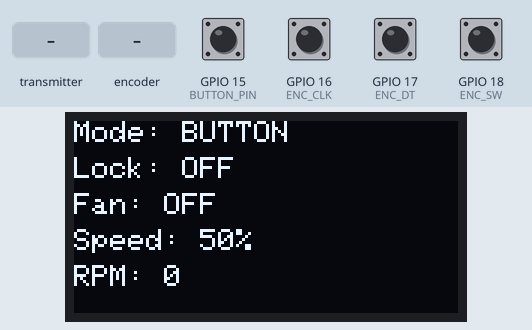
The sketch below on a simulated ESP32. Shown: 128×64 one-colour display. The test bench sets the inputs (shaded band); at power-on: GPIO 15 (BUTTON_PIN), GPIO 16 (ENC_CLK), GPIO 17 (ENC_DT), GPIO 18 (ENC_SW) HIGH. What the sketch prints to the serial monitor is not drawn.

Above: at 2.5 s.
2.6 s: the transmitter starts sending mode = 64
At 3.4 s:
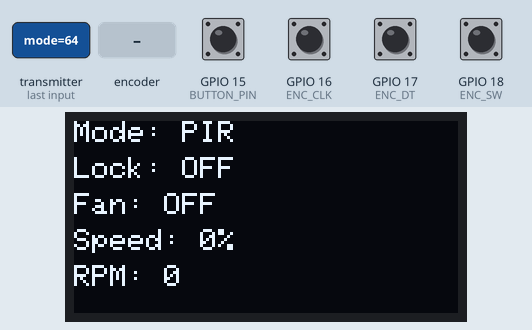
4.1 s: the transmitter starts sending fanOn = 1
At 5.3 s:
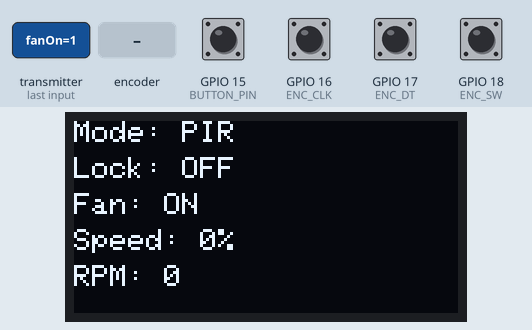
5.6 s: the transmitter starts sending childLock = 1
At 6.8 s:
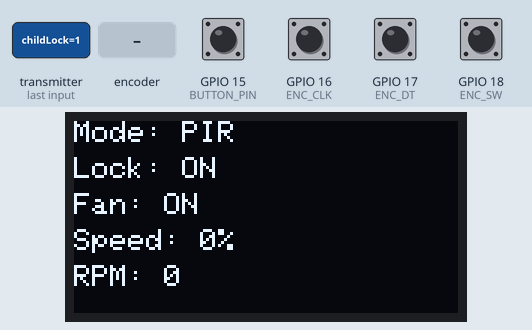
7.1 s: the transmitter starts sending mode = 0
At 7.9 s:
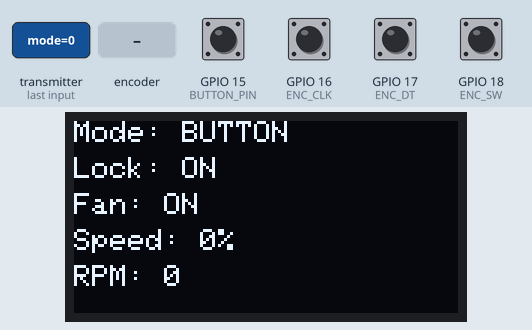
8.6 s: rotary encoder on GPIO 16 (ENC_CLK) / GPIO 17 (ENC_DT) turned 1 step (first pin leading)
At 9.4 s:
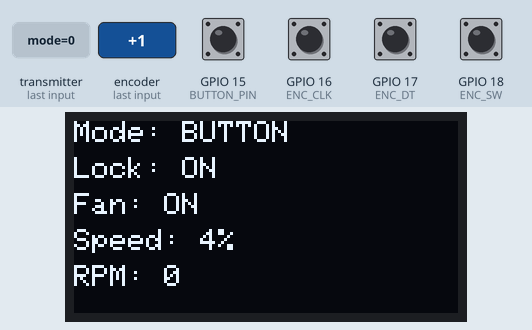
10.3 s: GPIO 18 (ENC_SW) pulled LOW for 0.15 s
At 10.48 s:
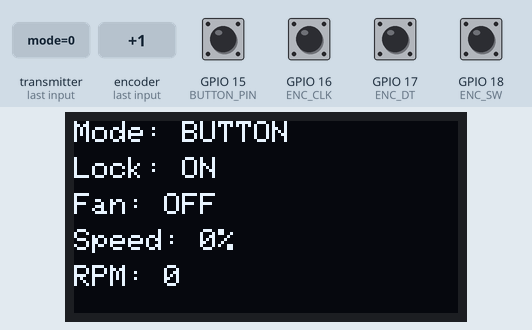
Timing chart, 0 to 13.1 s (numbered marks = the images above; inputs shaded):
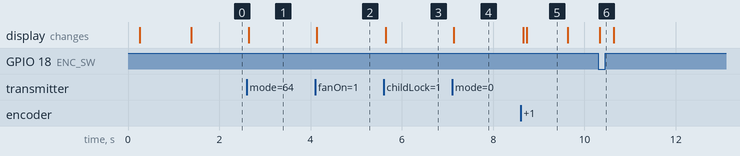

Measured:
- after the input at 2.6 s, the display: changes at once (image 1)
- after the input at 4.1 s, the display: changes at once (image 2)
- after the input at 5.6 s, the display: changes at once (image 3)
- after the input at 7.1 s, the display: changes at once (image 4)
- after the input at 8.6 s, the display: first changes after 0.06 s (image 5 shows a later state)
- after the input at 10.3 s, the display: changes at once (image 6)
- what the display in image 5 shows lasts 0.9 s, from 8.7 s to 9.6 s

The sketch:

sketch_aug10a.ino
```cpp
/*
 * ファンコントローラー - 最終版（全操作でOLED更新・デュアルコア対応）
 * Core 0: OLED表示専用タスク
 * Core 1: BLE/ESP-NOW/ファン制御メイン処理
 *
 * 切り替え方法：
 *   #define IS_REMOTE 0  → 本体モード
 *   #define IS_REMOTE 1  → リモコンモード
 */

#include <BLEDevice.h>
#include <BLEServer.h>
#include <BLEUtils.h>
#include <BLE2902.h>
#include <esp_now.h>
#include <WiFi.h>
#include <Wire.h>
#include <Adafruit_SSD1306.h>

// ============================================================
// モード選択
// ============================================================
#define IS_REMOTE 1  // 0:本体モード, 1:リモコンモード

// ============================================================
// ピン定義
// ============================================================
#define OLED_SDA    21
#define OLED_SCL    22

#if !IS_REMOTE
  #define BUTTON_PIN 15
  #define PIR_PIN    18
  #define PWM_PIN     5
  #define FAN_TACH   16
#else
  #define ENC_CLK    16
  #define ENC_DT     17
  #define ENC_SW     18
  #define BUTTON_PIN 15
#endif

// ============================================================
// ESP-NOW設定
// ============================================================
#if IS_REMOTE
  uint8_t partnerMac[] = {0xFF, 0xFF, 0xFF, 0xFF, 0xFF, 0xFF};  // 本体のMAC
#else
  uint8_t partnerMac[] = {0xFF, 0xFF, 0xFF, 0xFF, 0xFF, 0xFF};  // リモコンのMAC
#endif

// ============================================================
// 共通構造体
// ============================================================
typedef struct {
  bool fanOn;
  bool childLock;
  uint8_t mode;
  uint8_t speedPercent;
  uint16_t rpm;
  uint16_t pirDelay;
  bool bleConnected;
} StatusPacket;

typedef struct {
  uint8_t command;  // 1=ON,2=OFF,3=SPEED_SET,6=MODE,7=LOCK,8=STATUS_REQ
  int value;
} RemoteCommand;

// ============================================================
// BLE設定（本体モードのみ）
// ============================================================
#if !IS_REMOTE
  #define SERVICE_UUID        "3fb5626e-27b5-4cb9-b6ff-924b70f13215"
  #define CHARACTERISTIC_UUID "5dfaf517-f077-428d-b909-de9e321d1667"
  BLEServer* pServer = nullptr;
  BLECharacteristic* pCharacteristic = nullptr;
  bool deviceConnected = false;
#endif

// ============================================================
// OLED表示
// ============================================================
Adafruit_SSD1306 display(128, 64, &Wire, -1);

// ============================================================
// グローバル変数
// ============================================================
bool fanOn = false;
bool childLock = false;
uint8_t currentMode = 0;
uint8_t speedPercent = 17;
uint16_t rpm = 0;
uint16_t pirDelay = 5;

StatusPacket status;
unsigned long lastSyncTime = 0;
const unsigned long SYNC_INTERVAL_MS = 200;

// デュアルコア通信用
TaskHandle_t displayTaskHandle = NULL;
volatile bool displayNeedsUpdate = true;  // 表示更新フラグ

// ============================================================
// リモコンモード用変数
// ============================================================
#if IS_REMOTE
  int localSpeedPercent = 50;
  bool localFanOn = false;
  int lastEncoded = 0;
  int encoderSteps = 0;
  unsigned long lastEncoderChange = 0;
  unsigned long lastButtonPress = 0;
  #define DEBOUNCE_MS 50
  #define ENCODER_STEPS_PER_CLICK 2
#endif

// ============================================================
// プロトタイプ宣言
// ============================================================
void updateDisplay();
void sendStatus();
void processRemoteCommand(RemoteCommand& cmd);
void displayTask(void *pvParameters);
void requestDisplayUpdate();

// 表示更新を要求する関数
void requestDisplayUpdate() {
  displayNeedsUpdate = true;
}

// ============================================================
// ファン制御（本体モードのみ）
// ============================================================
#if !IS_REMOTE
  const int STOP = 0;
  const int PWM_FREQ = 25000;
  const int PWM_RES = 8;

  int pwm4pin(int val) { return 255 - val; }

  void fanStartup() {
    int SPEED = map(speedPercent, 0, 100, 0, 255);
    ledcWrite(PWM_PIN, pwm4pin(SPEED));
    delay(1000);
    requestDisplayUpdate();
  }

  void setFanSpeed(int percent) {
    speedPercent = constrain(percent, 0, 100);
    int pwmVal = map(speedPercent, 0, 100, 0, 255);
    if (fanOn) ledcWrite(PWM_PIN, pwm4pin(pwmVal));
    requestDisplayUpdate();
  }

  void fanOff() {
    ledcWrite(PWM_PIN, pwm4pin(STOP));
    requestDisplayUpdate();
  }

  volatile unsigned long lastPulseTime = 0;
  volatile unsigned long lastDif = 0;
  float smoothRPM = 0.0f;

  void IRAM_ATTR tachISR() {
    unsigned long now = micros();
    unsigned long dif = now - lastPulseTime;
    if (lastPulseTime == 0 || dif >= 3000) {
      lastDif = dif;
      lastPulseTime = now;
    }
  }

  void updateRPM() {
    unsigned long oldRpm = rpm;
    if (lastPulseTime != 0 && (millis() - (lastPulseTime / 1000UL) > 1000)) {
      rpm = 0;
      smoothRPM = 0;
    } else {
      noInterrupts();
      unsigned long dif = lastDif;
      interrupts();
      if (dif != 0) {
        uint32_t instantRPM = (uint32_t)(60000000ULL / ((uint64_t)dif * 2ULL));
        if (instantRPM >= 30 && instantRPM <= 3200) {
          float alpha = (instantRPM > smoothRPM) ? 0.7f : 0.3f;
          smoothRPM = alpha * instantRPM + (1.0f - alpha) * smoothRPM;
          rpm = (int)(smoothRPM + 0.5f);
        }
      }
    }
    if (oldRpm != rpm) requestDisplayUpdate();
  }

  void handleManualButton() {
    static unsigned long lastButtonState = HIGH;
    bool currentButtonState = digitalRead(BUTTON_PIN);
    if (lastButtonState == HIGH && currentButtonState == LOW && !childLock) {
      fanOn = !fanOn;
      if (fanOn) fanStartup();
      else fanOff();
      sendStatus();
      requestDisplayUpdate();
      delay(50);
    }
    lastButtonState = currentButtonState;
  }

  void handlePIR() {
    static unsigned long pirOffTime = 0;
    unsigned long now = millis();
    if (currentMode == 1) {
      bool pirInput = digitalRead(PIR_PIN);
      if (pirInput) {
        if (pirOffTime != 0) {
          pirOffTime = 0;
          requestDisplayUpdate();
        }
        if (!fanOn) {
          fanOn = true;
          fanStartup();
          sendStatus();
          requestDisplayUpdate();
        }
      } else if (fanOn) {
        if (pirOffTime == 0) {
          pirOffTime = now;
          requestDisplayUpdate();
        }
        if (now - pirOffTime >= (pirDelay * 1000UL)) {
          fanOn = false;
          fanOff();
          sendStatus();
          pirOffTime = 0;
          requestDisplayUpdate();
        }
      }
    }
  }
#endif

// ============================================================
// OLED表示（両コアから呼び出し可能）
// ============================================================
void updateDisplay() {
  display.clearDisplay();
  display.setTextSize(1);
  display.setTextColor(SSD1306_WHITE);

#if IS_REMOTE
   display.setCursor(0, 0);
  display.print(F("Mode: "));
  display.println(currentMode == 0 ? F("BUTTON") : F("PIR"));

  display.setCursor(0, 12);
  display.print(F("Lock: "));
  display.println(childLock ? F("ON") : F("OFF"));

  display.setCursor(0, 24);
  display.print(F("Fan: "));
  display.println(localFanOn ? F("ON") : F("OFF"));

  display.setCursor(0, 36);
  display.print(F("Speed: "));
  display.print(localSpeedPercent);
  display.println(F("%"));

  display.setCursor(0, 48);
  display.print(F("RPM: "));
  display.println(rpm);

  display.setCursor(80, 0);
 // display.print(deviceConnected ? F("BLE") : F("---"));
#else
  display.setCursor(0, 0);
  display.print(F("Mode: "));
  display.println(currentMode == 0 ? F("BUTTON") : F("PIR"));
  display.setCursor(0, 12);
  display.print(F("Lock: "));
  display.println(childLock ? F("ON") : F("OFF"));
  display.setCursor(0, 24);
  display.print(F("PIR: "));
  display.print(pirDelay);
  display.println(F("s"));
  display.setCursor(0, 36);
  display.print(F("Fan: "));
  display.println(fanOn ? F("ON") : F("OFF"));
  display.setCursor(0, 48);
  display.print(F("Speed: "));
  display.print(speedPercent);
  display.println(F("%"));
  display.setCursor(0, 56);
  display.print(F("RPM: "));
  display.println(rpm);
  display.setCursor(80, 0);
  display.print(deviceConnected ? F("BLE") : F("---"));
#endif

  display.display();
}

// ============================================================
// Core 0で動作するOLED表示タスク
// ============================================================
void displayTask(void *pvParameters) {
  unsigned long lastDrawTime = 0;

  while(1) {
    if (displayNeedsUpdate && (millis() - lastDrawTime >= 50)) {
      updateDisplay();
      displayNeedsUpdate = false;
      lastDrawTime = millis();
    }
    vTaskDelay(10 / portTICK_PERIOD_MS);
  }
}

// ============================================================
// ESP-NOW通信
// ============================================================
void sendStatus() {
#if !IS_REMOTE
  status.fanOn = fanOn;
  status.childLock = childLock;
  status.mode = currentMode;
  status.speedPercent = speedPercent;
  status.rpm = rpm;
  status.pirDelay = pirDelay;
  status.bleConnected = deviceConnected;
  esp_now_send(partnerMac, (uint8_t*)&status, sizeof(status));
#endif
}

#if !IS_REMOTE
void processRemoteCommand(RemoteCommand& cmd) {
  bool changed = false;
  switch(cmd.command) {
    case 1:
      fanOn = true;
      fanStartup();
      changed = true;
      break;
    case 2:
      fanOn = false;
      fanOff();
      changed = true;
      break;
    case 3:
      if (speedPercent != constrain(cmd.value, 0, 100)) {
        speedPercent = constrain(cmd.value, 0, 100);
        if (fanOn) setFanSpeed(speedPercent);
        changed = true;
      }
      break;
    case 6:
      currentMode = (currentMode == 0) ? 1 : 0;
      changed = true;
      break;
    case 7:
      childLock = !childLock;
      changed = true;
      break;
    case 8:
      sendStatus();
      break;
  }
  if (changed) {
    sendStatus();
    requestDisplayUpdate();
  }
}
#endif

void onDataRecv(const esp_now_recv_info_t *info, const uint8_t *data, int len) {
#if IS_REMOTE
  if (len == sizeof(StatusPacket)) {
    StatusPacket received;
    memcpy(&received, data, sizeof(received));
    bool changed = false;
    if (millis() - lastEncoderChange > 500) {
      if (localSpeedPercent != received.speedPercent) {
        localSpeedPercent = received.speedPercent;
        changed = true;
      }
      if (localFanOn != received.fanOn) {
        localFanOn = received.fanOn;
        changed = true;
      }
      if (fanOn != received.fanOn) {
        fanOn = received.fanOn;
        changed = true;
      }
      if (speedPercent != received.speedPercent) {
        speedPercent = received.speedPercent;
        changed = true;
      }
      if (rpm != received.rpm) {
        rpm = received.rpm;
        changed = true;
      }
      if (currentMode != received.mode) {
        currentMode = received.mode;
        changed = true;
      }
      if (childLock != received.childLock) {
        childLock = received.childLock;
        changed = true;
      }
      if (pirDelay != received.pirDelay) {
        pirDelay = received.pirDelay;
        changed = true;
      }
    }
    if (changed) requestDisplayUpdate();
  }
#else
  if (len == sizeof(RemoteCommand)) {
    RemoteCommand cmd;
    memcpy(&cmd, data, sizeof(cmd));
    processRemoteCommand(cmd);
  }
#endif
}

// ============================================================
// リモコンモード処理
// ============================================================
#if IS_REMOTE
void updateEncoder() {
  int msb = digitalRead(ENC_CLK);
  int lsb = digitalRead(ENC_DT);
  int encoded = (msb << 1) | lsb;
  int sum = (lastEncoded << 2) | encoded;

  if (sum == 0b1101 || sum == 0b0100 || sum == 0b0010 || sum == 0b1011) encoderSteps++;
  if (sum == 0b1110 || sum == 0b0111 || sum == 0b0001 || sum == 0b1000) encoderSteps--;
  lastEncoded = encoded;

  int delta = 0;
  if (encoderSteps >= ENCODER_STEPS_PER_CLICK) { delta = 1; encoderSteps = 0; }
  if (encoderSteps <= -ENCODER_STEPS_PER_CLICK) { delta = -1; encoderSteps = 0; }

  if (delta != 0) {
    lastEncoderChange = millis();
    int newSpeed = localSpeedPercent + (delta * 2);
    newSpeed = constrain(newSpeed, 0, 100);
    if (newSpeed != localSpeedPercent) {
      localSpeedPercent = newSpeed;
      RemoteCommand cmd;
      cmd.command = 3;
      cmd.value = localSpeedPercent;
      esp_now_send(partnerMac, (uint8_t*)&cmd, sizeof(cmd));
      requestDisplayUpdate();
    }
  }
}

void handleEncoderButton() {
  if (digitalRead(ENC_SW) == LOW) {
    unsigned long now = millis();
    if (now - lastButtonPress > DEBOUNCE_MS) {
      lastButtonPress = now;

      // ★ ON/OFF切り替え（モード変更から変更）
      localFanOn = !localFanOn;

      RemoteCommand cmd;
      cmd.command = localFanOn ? 1 : 2;  // 1=ON, 2=OFF
      cmd.value = localFanOn ? 1 : 0;
      esp_now_send(partnerMac, (uint8_t*)&cmd, sizeof(cmd));
      requestDisplayUpdate();

      Serial.print(F("Fan: "));
      Serial.println(localFanOn ? F("ON") : F("OFF"));
    }
    while (digitalRead(ENC_SW) == LOW) delay(5);
  }

}

void handleRemoteButton() {
  static unsigned long lastRemotePress = 0;
  if (digitalRead(BUTTON_PIN) == LOW) {
    unsigned long now = millis();
    if (now - lastRemotePress > DEBOUNCE_MS) {
      lastRemotePress = now;
      RemoteCommand cmd;
      cmd.command = 6;
      cmd.value = 0;
      esp_now_send(partnerMac, (uint8_t*)&cmd, sizeof(cmd));
      requestDisplayUpdate();
    }
    while (digitalRead(BUTTON_PIN) == LOW) delay(5);
  }
}
#endif

// ============================================================
// BLE初期化（本体モードのみ）
// ============================================================
#if !IS_REMOTE
class MyServerCallbacks : public BLEServerCallbacks {
  void onConnect(BLEServer* pServer) override {
    deviceConnected = true;
    sendStatus();
    requestDisplayUpdate();
  }
  void onDisconnect(BLEServer* pServer) override {
    deviceConnected = false;
    sendStatus();
    requestDisplayUpdate();
  }
};

class MyCharacteristicCallbacks : public BLECharacteristicCallbacks {
  void onWrite(BLECharacteristic* pCharacteristic) override {
    String strValue = pCharacteristic->getValue();
    bool changed = false;

    if (strValue.startsWith("speed ")) {
      int val = strValue.substring(6).toInt();
      if (speedPercent != constrain(val, 0, 100)) {
        speedPercent = constrain(val, 0, 100);
        if (fanOn) setFanSpeed(speedPercent);
        changed = true;
      }
    } else if (strValue.startsWith("duration ")) {
      int val = constrain(strValue.substring(9).toInt(), 1, 300);
      if (pirDelay != val) {
        pirDelay = val;
        changed = true;
      }
    } else if (strValue == "lock on") {
      if (!childLock) {
        childLock = true;
        changed = true;
      }
    } else if (strValue == "lock off") {
      if (childLock) {
        childLock = false;
        changed = true;
      }
    } else if (strValue == "mode pir") {
      if (currentMode != 1) {
        currentMode = 1;
        changed = true;
      }
    } else if (strValue == "mode button") {
      if (currentMode != 0) {
        currentMode = 0;
        changed = true;
      }
    } else if (strValue == "on") {
      if (!fanOn) {
        fanOn = true;
        fanStartup();
        changed = true;
      }
    } else if (strValue == "off") {
      if (fanOn) {
        fanOn = false;
        fanOff();
        changed = true;
      }
    }

    if (changed) {
      sendStatus();
      requestDisplayUpdate();
    }
  }
};

void initBLE() {
  BLEDevice::init("ESP32_Fan");
  pServer = BLEDevice::createServer();
  pServer->setCallbacks(new MyServerCallbacks());
  BLEService* pService = pServer->createService(SERVICE_UUID);
  pCharacteristic = pService->createCharacteristic(CHARACTERISTIC_UUID, BLECharacteristic::PROPERTY_READ | BLECharacteristic::PROPERTY_WRITE);
  pCharacteristic->setCallbacks(new MyCharacteristicCallbacks());
  pService->start();
  BLEAdvertising* pAdvertising = BLEDevice::getAdvertising();
  pAdvertising->addServiceUUID(pService->getUUID());
  pAdvertising->setScanResponse(true);
  BLEDevice::startAdvertising();
}
#endif

// ============================================================
// ESP-NOW初期化
// ============================================================
// ============================================================
// ESP-NOW初期化（修正版）
// ============================================================
// initESP_NOW()関数を修正
void initESP_NOW() {
  WiFi.mode(WIFI_STA);

  // ★ チャンネルを固定（両方のESP32で同じ番号に）
 WiFi.setChannel(6);  // WiFiライブラリの関数
  delay(100);

  if (esp_now_init() != ESP_OK) {
    Serial.println(F("ESP-NOW init failed"));
    while (true) delay(1000);
  }

  esp_now_register_recv_cb(onDataRecv);

  esp_now_peer_info_t peerInfo = {};
  memcpy(peerInfo.peer_addr, partnerMac, 6);
  peerInfo.channel = 6;  // ★ チャンネルを明示的に指定
  peerInfo.ifidx = WIFI_IF_STA;
  peerInfo.encrypt = false;

  if (esp_now_add_peer(&peerInfo) != ESP_OK) {
    Serial.println(F("Peer add failed"));
  } else {
    Serial.println(F("Peer added"));
    Serial.print(F("Partner MAC: "));
    for(int i=0; i<6; i++) {
      Serial.printf("%02X", partnerMac[i]);
      if(i<5) Serial.print(":");
    }
    Serial.println();
  }
}

// ============================================================
// セットアップ
// ============================================================
// ============================================================
// セットアップ（修正版）
// ============================================================
void setup() {
  Serial.begin(115200);
  delay(100);

  // ★ 1. 最初にWiFiをSTAモードで起動（MACアドレス取得のため）
  WiFi.mode(WIFI_STA);
  delay(100);  // WiFiスタック安定待ち

  // ★ 2. MACアドレス表示（ここで正しく取得できる）
  Serial.println(F("================================"));
  Serial.print(F("Device MAC Address: "));
  Serial.println(WiFi.macAddress());
  Serial.print(F("Mode: "));
  Serial.println(IS_REMOTE ? F("REMOTE") : F("MAIN"));
  Serial.println(F("================================"));

  // I2C高速化
  Wire.begin(OLED_SDA, OLED_SCL);
  Wire.setClock(400000);

  // ピンモード設定
#if !IS_REMOTE
  pinMode(BUTTON_PIN, INPUT_PULLUP);
  pinMode(PIR_PIN, INPUT);
  pinMode(PWM_PIN, OUTPUT);
  pinMode(FAN_TACH, INPUT);
  ledcAttach(PWM_PIN, PWM_FREQ, PWM_RES);
  fanOff();
  attachInterrupt(digitalPinToInterrupt(FAN_TACH), tachISR, FALLING);
#else
  pinMode(ENC_CLK, INPUT_PULLUP);
  pinMode(ENC_DT, INPUT_PULLUP);
  pinMode(ENC_SW, INPUT_PULLUP);
  pinMode(BUTTON_PIN, INPUT_PULLUP);
  lastEncoded = (digitalRead(ENC_CLK) << 1) | digitalRead(ENC_DT);
#endif

  // OLED初期化
  if (!display.begin(SSD1306_SWITCHCAPVCC, 0x3C)) {
    Serial.println(F("SSD1306 allocation failed"));
    for (;;);
  }

  display.clearDisplay();
  display.setTextSize(1);
  display.setCursor(0, 28);
  display.println(IS_REMOTE ? F("REMOTE MODE") : F("MAIN MODE"));
  display.display();
  delay(1000);

  // ★ 3. ESP-NOW初期化（WiFiは既にSTAモード）
  initESP_NOW();

#if !IS_REMOTE
  initBLE();
#endif

  // Core 0でOLED表示タスクを開始
  xTaskCreatePinnedToCore(
    displayTask,
    "DisplayTask",
    4096,
    NULL,
    1,
    &displayTaskHandle,
    0  // Core 0
  );

  displayNeedsUpdate = true;
}

// ============================================================
// メインループ（Core 1で実行）
// ============================================================
void loop() {
#if IS_REMOTE
  updateEncoder();
  handleEncoderButton();
  handleRemoteButton();

  static unsigned long lastRequest = 0;
  if (millis() - lastRequest >= 10000) {
    RemoteCommand cmd;
    cmd.command = 8;
    cmd.value = 0;
    esp_now_send(partnerMac, (uint8_t*)&cmd, sizeof(cmd));
    lastRequest = millis();
  }
#else
  static unsigned long lastRPMUpdate = 0;
  if (millis() - lastRPMUpdate >= 200) {
    updateRPM();
    lastRPMUpdate = millis();
  }

  handleManualButton();
  handlePIR();

  static unsigned long lastStatusSend = 0;
  if (millis() - lastStatusSend >= SYNC_INTERVAL_MS) {
    sendStatus();
    lastStatusSend = millis();
  }
#endif

  delay(5);
}
```
